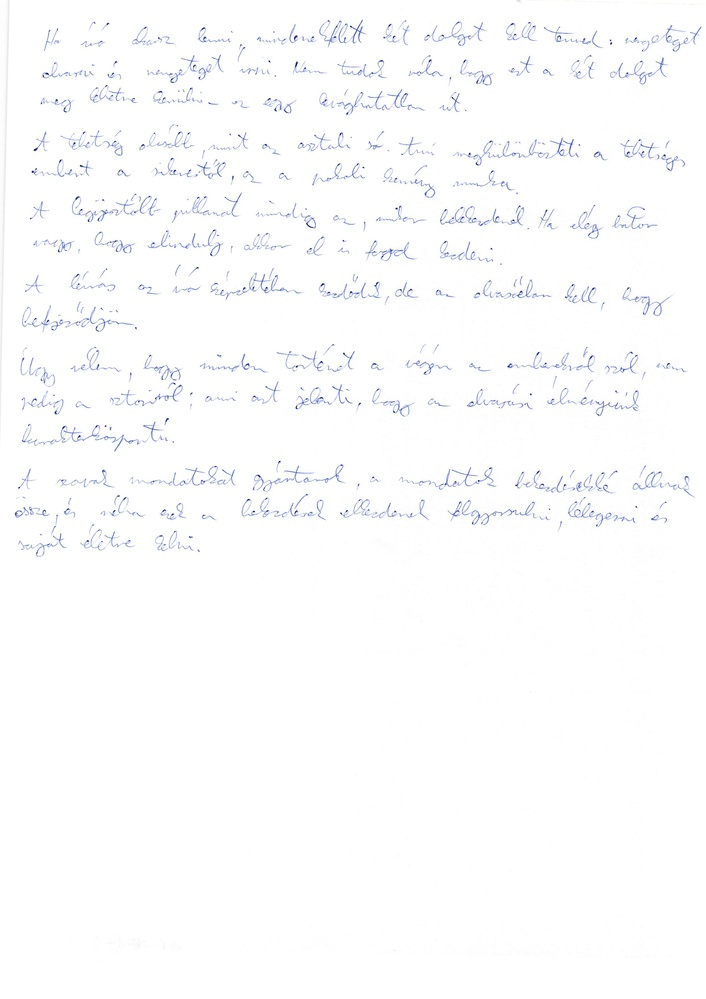
#> input picture FerfiNo/Ferfi/111.jpg, 706 x 999 px, shrunk from 2480 x 3507 before the run, found by its file name
$ jupyter execute --allow-errors ImagePreProcessOnlineWay.ipynb   (shell and % lines are left out)
#> lines starting #> are read from the running program, lines starting #| are printed output that depends on the picture; after the words box and inside, x2 and y2 are one past the last pixel; in counts of white or black regions, pixels touching at a corner belong together
#> the loop in tresholded_image, `for i in range(0, im.shape[0]):` made 1 pass
#> in tresholded_image, im is the input picture: shape (999, 706, 3); mean R, G, B 252, 252.2, 253
<a href="https://colab.research.google.com/github/Kr1szace/ImagePreProcess/blob/master/ImagePreProcessOnlineWay.ipynb" target="_parent"></a>

[cell 1]
from PIL import Image, ImageDraw, ImageFont
import matplotlib.pyplot as plt
import matplotlib.image as mpimg
import cv2
import numpy as np

[cell 2]
import os
import shutil

[cell 3]
from PIL import Image
import glob

[cell 4]
#Delete Folder
#shutil.rmtree('ImagePreProcess/Alma')

[cell 5]
#Delete 'cache'

[cell 6]
def createFolder(directory):
    try:
        if not os.path.exists(directory):
            os.makedirs(directory)
            print('Directory Created')
    except OSError:
        print ('Error: Creating directory. ' +  directory)

[cell 7]
def Image_Load(honnan):
    valamik = []
    valami=[]
    honnan='{}/*.jpg'.format(honnan)
    for filename in glob.glob(honnan): #assuming gif
        valami.append(filename)
    valamik=np.asarray(valami)

    print('Image load done')

    return valamik

[cell 8]
def pre_process(img):
    img= mpimg.imread(img)
    #img=cv2.resize(img, (int(img.shape[1]/5),int(img.shape[0]/5)))
    img=cv2.cvtColor(img, cv2.COLOR_BGR2GRAY)
    #img = img/255
    return img

[cell 9]
def tresholded_image(im):
    for i in range(0, im.shape[0]):
        for j in range(0, im.shape[1]):
            if im[i][j]<220:
                im[i][j]=0
            else:
                im[i][j]=255
    print("tresholded function is done")
    return im

def find_upper_slat(im):
    megvan=0
    x=-1
    y=-1
    i=0
    j=0
    while megvan!=1 and i<im.shape[0]:
        while megvan!=1 and j<im.shape[1]:
            if im[i][j]==0:
                x=i
                y=j
                im[i][j]=150
                megvan=1
                #print('Upper slat')

            j+=1
        j=0
        i+=1
    #print('X: {}, Y: {}'.format(x,y))
    return x,y

def find_bottom_slat(im):
    megvan=0
    x=-1
    y=-1
    i=im.shape[0]-1
    j=0
    while megvan!=1 and i>=0:
        while megvan!=1 and j<im.shape[1]:
            if im[i][j]==0:
                x=i
                y=j
                im[i][j]=150
                megvan=1
                #print('Bottom slat')
            j+=1
        j=0
        i-=1
    #print('X: {}, Y: {}'.format(x,y))
    return x,y

def find_left_slat(im):
    megvan=0
    x=-1
    y=-1
    i=0
    j=0
    while megvan!=1 and i<im.shape[1]:
        while megvan!=1 and j<im.shape[0]:
            if im[j][i]==0:
                x=i
                y=j
                im[j][i]=150
                megvan=1
                #print('Left slat')

            j+=1
        j=0
        i+=1
    #print('X: {}, Y: {}'.format(x,y))
    return x,y

def find_right_slat(im):
    megvan=0
    x=-1
    y=-1
    i=im.shape[1]-1
    j=0
    while megvan!=1 and i>=0:
        while megvan!=1 and j<im.shape[0]:
            if im[j][i]==0:
                x=i
                y=j
                im[j][i]=150
                megvan=1
                #print('Right slat')
            j+=1
        j=0
        i-=1
    #print('X: {}, Y: {}'.format(x,y))
    return x,y

def coordinates_of_frame(im):
    upper_x, upper_y=find_upper_slat(im)
    bottom_x, bottom_y=find_bottom_slat(im)
    left_x, left_y=find_left_slat(im)
    right_x, right_y=find_right_slat(im)
    return upper_x, upper_y, bottom_x, bottom_y, left_x, left_y, right_x, right_y

def frame_of_text(im,upper, bottom, left, right):

    a=((bottom)-(upper-1))
    b=((right)-(left-1))
    image=[[0] * b for i in range(a)]


    if upper==0:
        upper=-1
    elif upper>0:
        upper-=1

    if bottom==im.shape[0]-1:
        bottom=-1
    elif bottom<im.shape[0]-1:
        bottom+=1


    if left==0:
        left=-1
    elif left>0:
        left-=1

    if right==im.shape[1]-1:
        right=-1
    elif right<im.shape[1]-1:
        right+=1

    image=np.asarray(image)
    print("shape",image.shape)


    for h in range(0,image.shape[0]):
         for w in range(0, image.shape[1]):
                if upper!=-1 and left!=-1:
                    valami=im[(upper+1+h)][(left+1+w)]
                    image[h][w]=valami
                elif upper!=-1 and left==-1:
                    valami=im[(upper+1+h)][(left+w)]
                    image[h][w]=valami
                elif upper==-1 and left!=-1:
                    valami=im[(upper+h)][(left+1+w)]
                    image[h][w]=valami
                #mindkettő minusz egy
                else:
                    valami=im[(upper+h)][(left+w)]
                    image[h][w]=valami


    for i in range(0,im.shape[1]):
        if upper!=-1:
            im[upper, i]=0
        if bottom!=-1:
            im[bottom, i]=0
    for j in range(0,im.shape[0]):
        if left!=-1:
            im[j, left]=0
        if right!=-1:
            im[j, right]=0


    return image

def cutted_image(img_name, img_to):
    img_treshold=tresholded_image(pre_process(img_name))
    img = pre_process(img_name)
    coordinates=coordinates_of_frame(img_treshold)
    return_image=frame_of_text(img, coordinates[0], coordinates[2], coordinates[4], coordinates[6])
    #plt.imshow(return_image)
    print(img_to+'/'+ img_name.split('/')[-1])
    cv2.imwrite(img_to+'/'+img_name.split('/')[-1], return_image)

def Cutted_images(honnan, hova):
    createFolder(hova)
    images=Image_Load(honnan)
    for image in images:
        cutted_image(image, hova)
    print('Cutted_images Done')

#> (a cell that did not finish here is left out)

[cell 11]
Cutted_images('ImagePreProcess/FerfiNo/Ferfi', 'ImagePreProcess/Frame/Ferfi')
#> pass 2 of the loop in Image_Load, `for filename in glob.glob(honnan):`:
#> pass 3 of the loop in Image_Load, `for filename in glob.glob(honnan):`:
#> the loop made 4 passes; the first 3 are shown
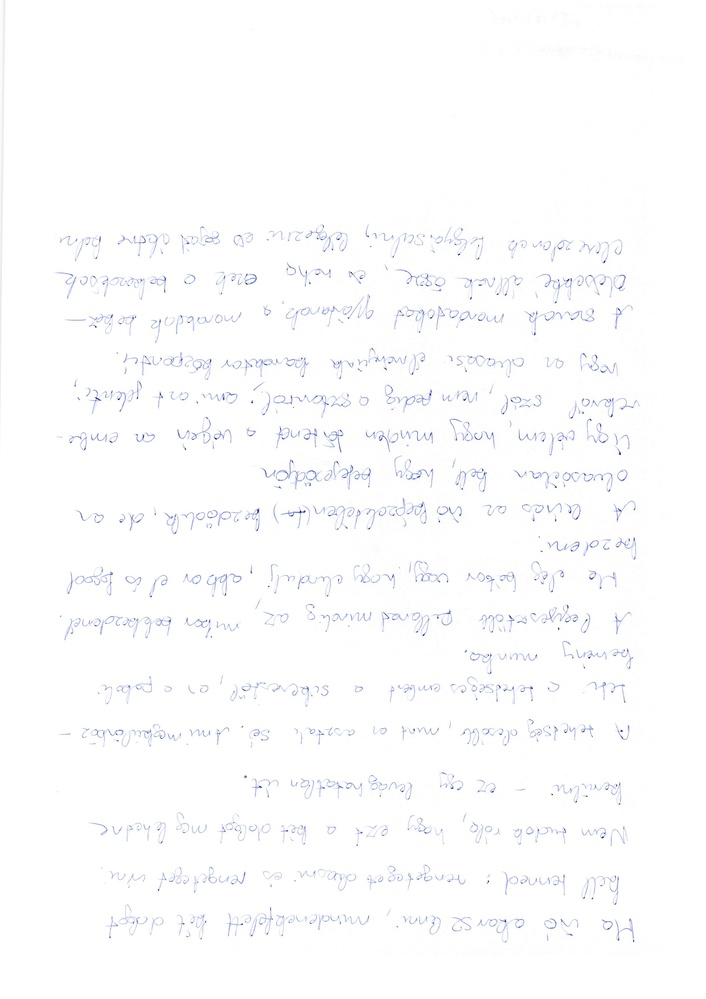
#> input picture FerfiNo/Ferfi/105.jpg, 706 x 999 px, shrunk from 2480 x 3507 before the run
#> in pre_process, img is the input picture: shape (999, 706, 3); mean R, G, B 252.2, 252.4, 253.1
#> after the loop in tresholded_image (call 2), `for i in range(0, im.shape[0]):`:
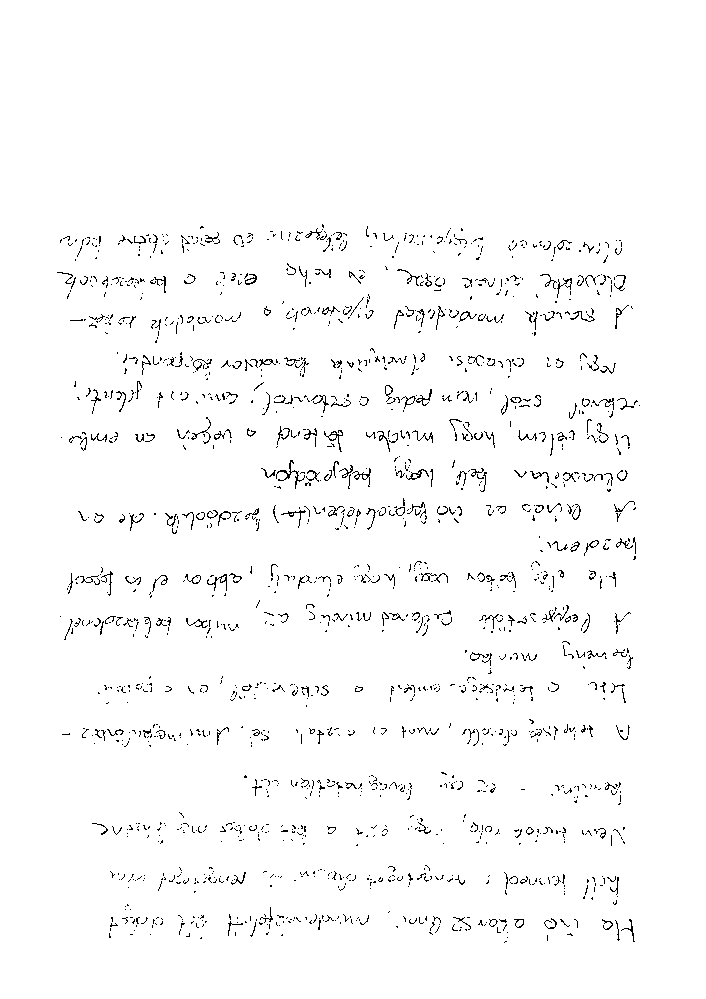
#> im: shape (999, 706); 97.7% white; black in thin lines or dots, all inside (x1, y1, x2, y2) = (57, 224, 640, 943)
#> after the loop in find_upper_slat, `while megvan!=1 and i<im.shape[0]:`: im: shape (999, 706); under 0.01% of pixels changed, all inside (x1, y1, x2, y2) = (322, 224, 323, 225)
#> in coordinates_of_frame, `upper_x, upper_y=find_upper_slat(im)`: upper_x = 224; upper_y = 322
#> after the loop in find_bottom_slat, `while megvan!=1 and i>=0:`: im: shape (999, 706); min 0, max 255, mean 249.2
#> in coordinates_of_frame, `bottom_x, bottom_y=find_bottom_slat(im)`: bottom_x = 942; bottom_y = 504
#> after the loop in find_left_slat, `while megvan!=1 and i<im.shape[1]:`: im: shape (999, 706); min 0, max 255, mean 249.2
#> in coordinates_of_frame, `left_x, left_y=find_left_slat(im)`: left_x = 57; left_y = 272
#> after the loop in find_right_slat, `while megvan!=1 and i>=0:`: im: shape (999, 706); min 0, max 255, mean 249.2
#> in coordinates_of_frame, `right_x, right_y=find_right_slat(im)`: right_x = 639; right_y = 405
#> in cutted_image, `coordinates=coordinates_of_frame(img_treshold)`: coordinates = (224, 322, 942, 504, 57, 272, 639, 405)
#> after the loop in frame_of_text, `for h in range(0,image.shape[0]):`:
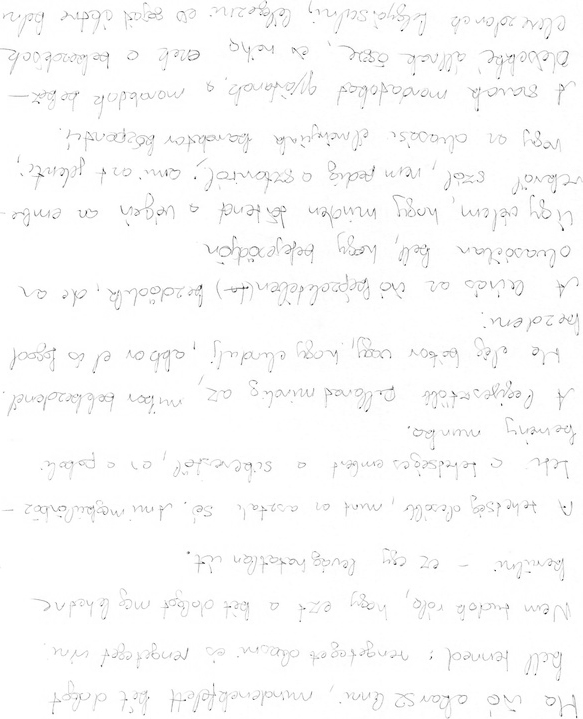
#> image: shape (719, 583) int64; min 22, max 255, mean 251
#> after the loop in frame_of_text, `for j in range(0,im.shape[0]):`:
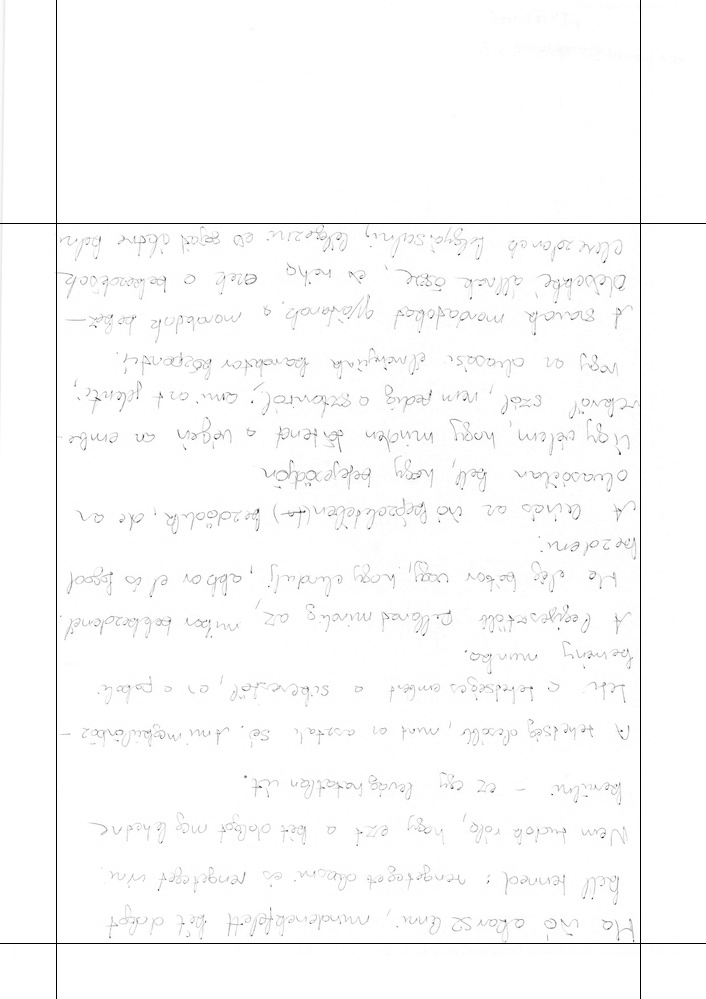
#> im: shape (999, 706); min 0, max 255, mean 251.3
#> pass 2 of the loop in Cutted_images, `for image in images:`:
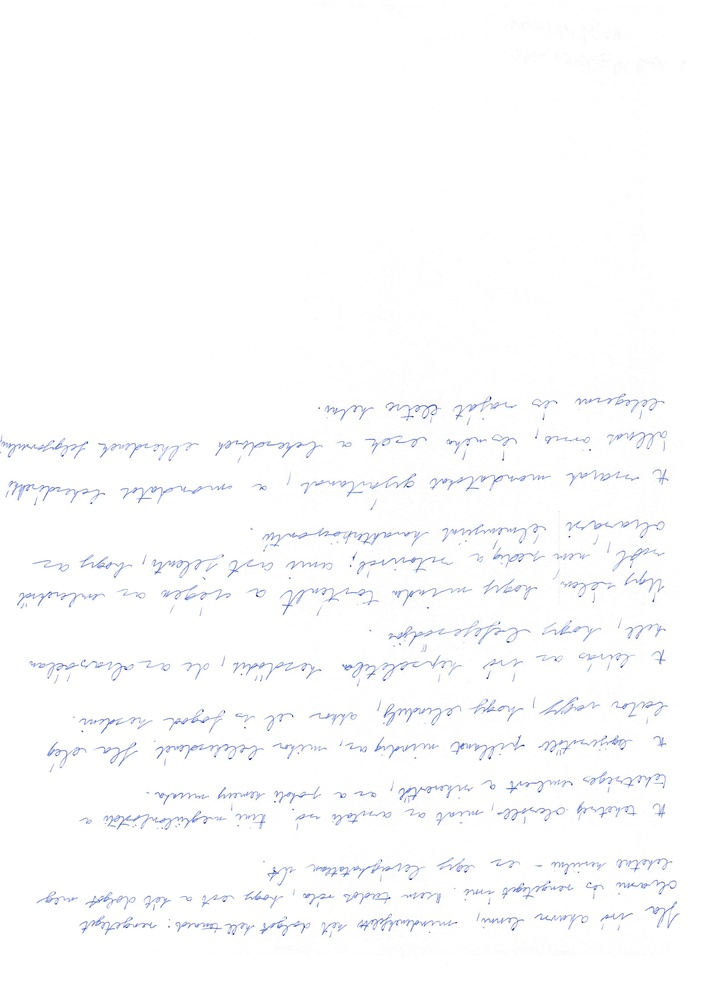
#> input picture FerfiNo/Ferfi/106.jpg, 706 x 999 px, shrunk from 2480 x 3507 before the run
#> in pre_process, img is the input picture: shape (999, 706, 3); mean R, G, B 251.7, 252, 252.9
#> img: shape (999, 706)
#> after the loop in tresholded_image (call 3), `for i in range(0, im.shape[0]):`:
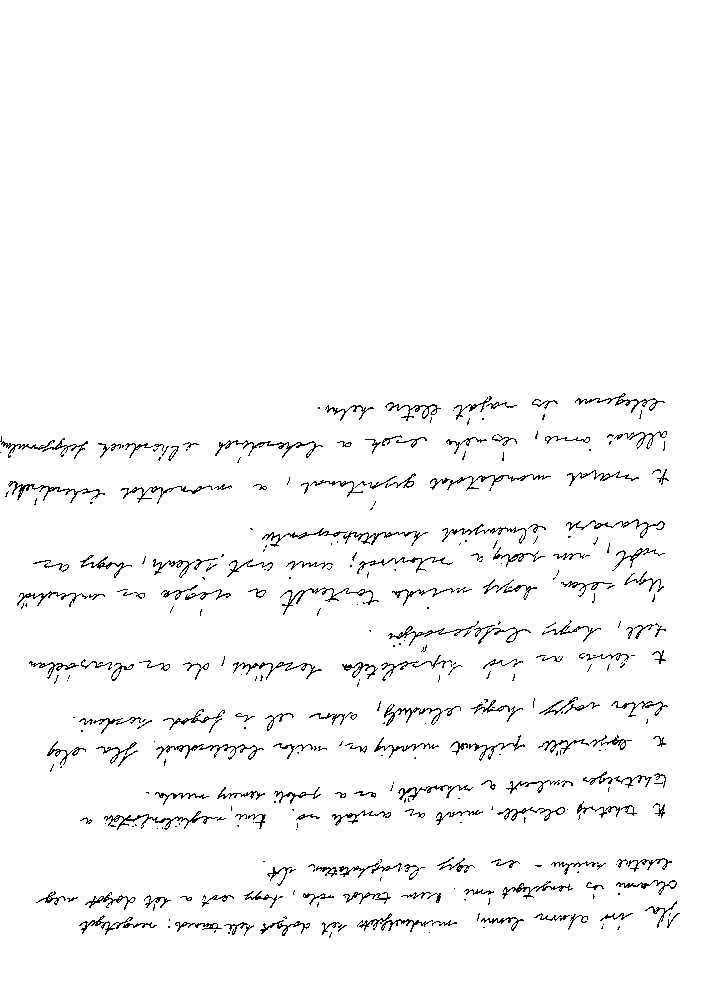
#> im: shape (999, 706); 97.1% white; black in thin lines or dots, all inside (x1, y1, x2, y2) = (0, 393, 680, 938)
#| shape (545, 680)
#> after the loop in frame_of_text (call 2), `for j in range(0,im.shape[0]):`:
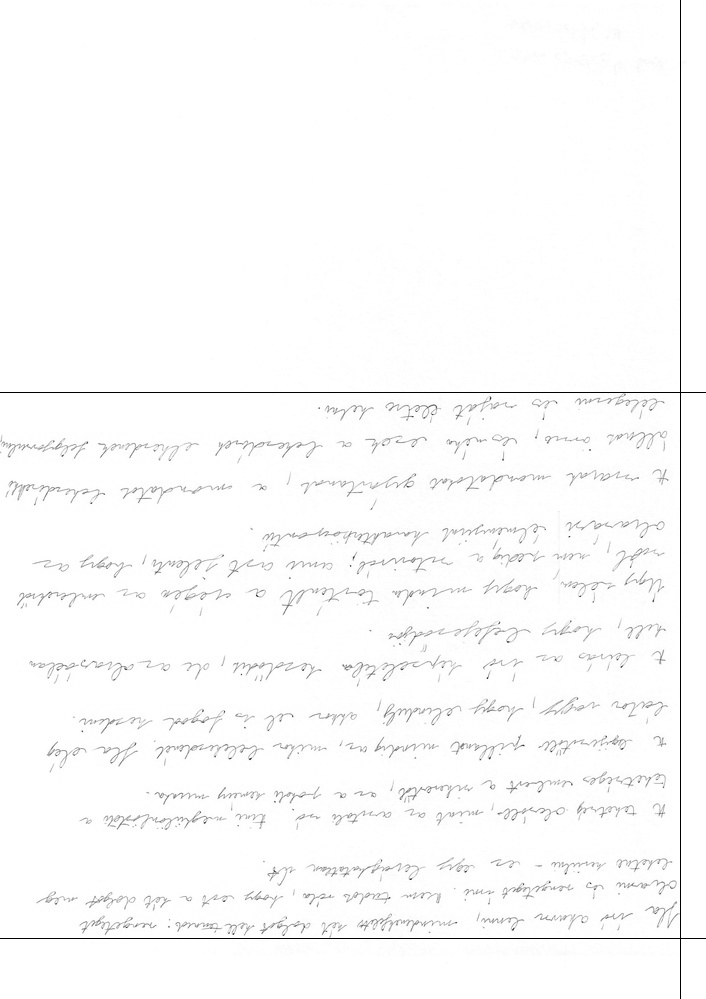
#> im: shape (999, 706); min 0, max 255, mean 251.3
#> pass 3 of the loop in Cutted_images, `for image in images:`:
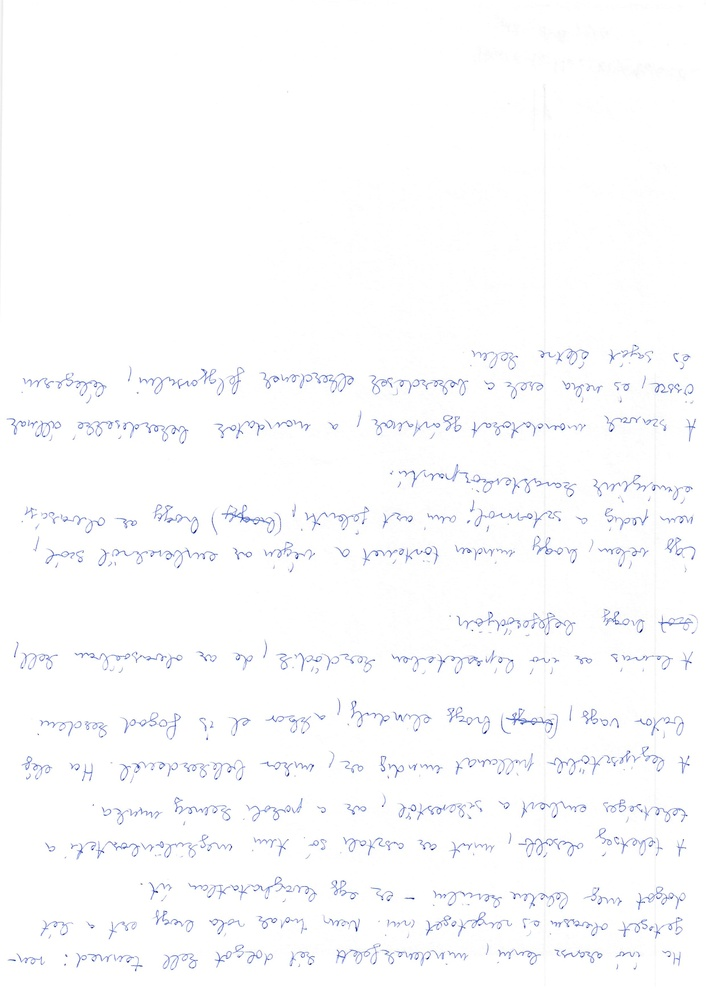
#> input picture FerfiNo/Ferfi/107.jpg, 706 x 999 px, shrunk from 2480 x 3507 before the run
#> in pre_process, img is the input picture: shape (999, 706, 3); mean R, G, B 251.3, 251.6, 252.6
#> img: shape (999, 706)
#| shape (626, 691)
#> after the loop in frame_of_text (call 3), `for h in range(0,image.shape[0]):`:
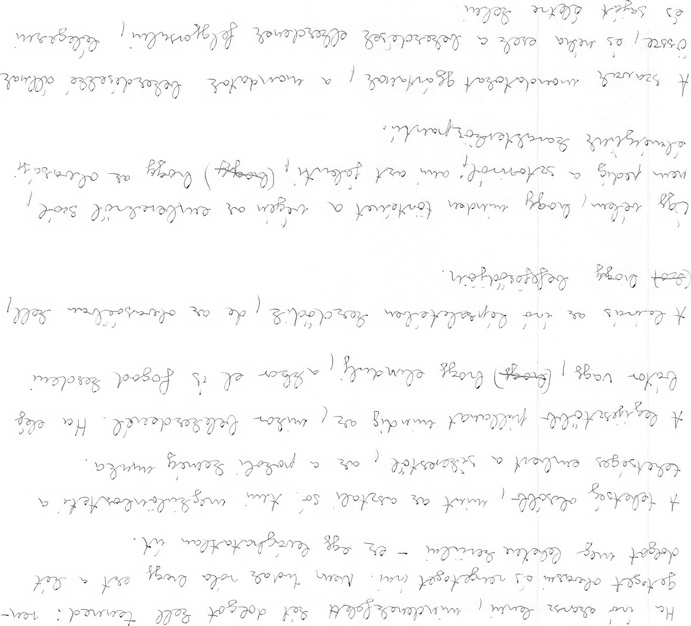
#> image: shape (626, 691) int64; min 23, max 255, mean 249.9
#> after the loop in frame_of_text (call 3), `for j in range(0,im.shape[0]):`:
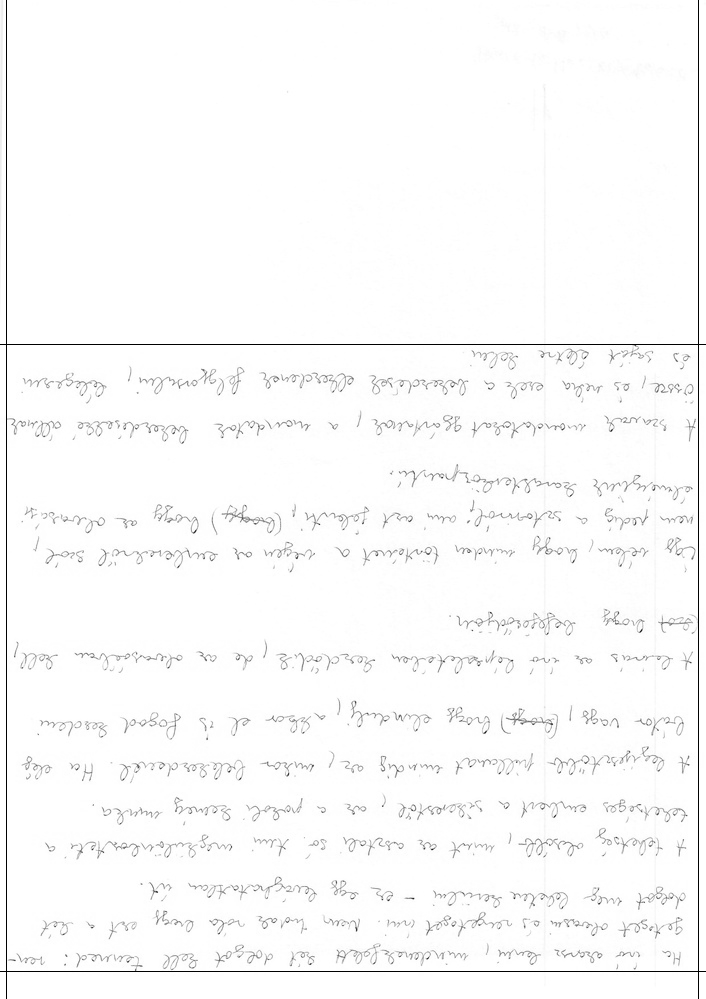
#> im: shape (999, 706); min 0, max 255, mean 250.6
#> the loop made 4 passes; the first 3 are shown
